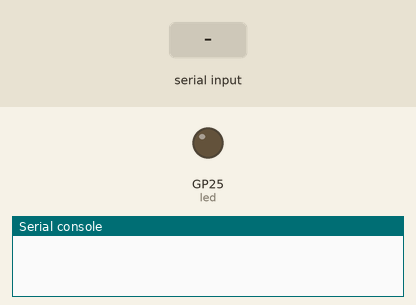
Simulated run of this program. Board: Raspberry Pi Pico running MicroPython. On the bench: output pins drawn as LEDs (lit = HIGH), the last lines printed to the serial console. The test bench sets the inputs (shaded band).

Above: at 1.2 s.
1.3 s: "t" typed at the serial console
At 2.3 s:
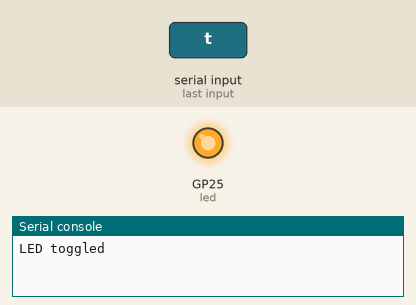
Timing chart, 0 to 4.3 s (numbered marks = the images above; inputs shaded):
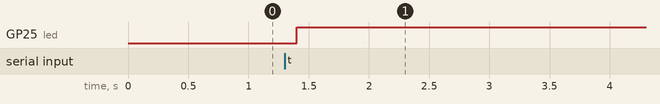

Measured:
- after the input at 1.3 s, GP25 (led): LOW → HIGH after 0.10 s

The program:

004_serial.py
```python
"""
Press `t` to toggle the LED. Raspberry Pi Pico prints `LED toggled` from `/dev/ttyACM0` with baud rate 9600.

To read results from serial port (USB), run:
picocom -l /dev/ttyACM0
# `-l`: no(l)ocking

Source: https://electrocredible.com/raspberry-pi-pico-serial-uart-micropython/
"""

import select
import sys
import time
import machine

# Create an instance of a polling object
poll_obj = select.poll()
# Register sys.stdin (standard input) for monitoring read events with priority 1
poll_obj.register(sys.stdin, 1)
# Pin object for controlling onboard LED
led = machine.Pin("LED", machine.Pin.OUT)

while True:
    # Check if there is any data available on sys.stdin without blocking
    if poll_obj.poll(0):
        # Read one character from sys.stdin
        ch = sys.stdin.read(1)
        # Check if the character read is 't'
        if ch == "t":
            # Toggle the state of the LED
            led.value(not led.value())
            # Print a message indicating that the LED has been toggled
            print("LED toggled")
    # Small delay to avoid high CPU usage in the loop
    time.sleep(0.2)
```
